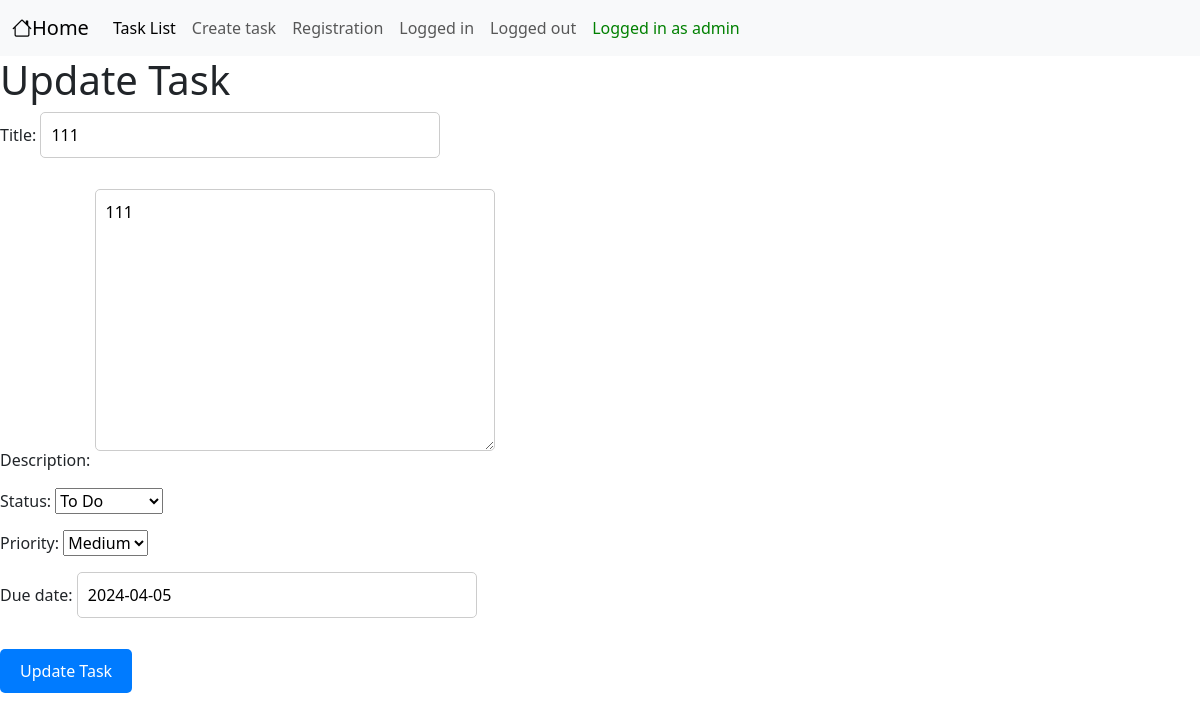
Page /tasks/2/update/ (signed in) on the earlier database version.
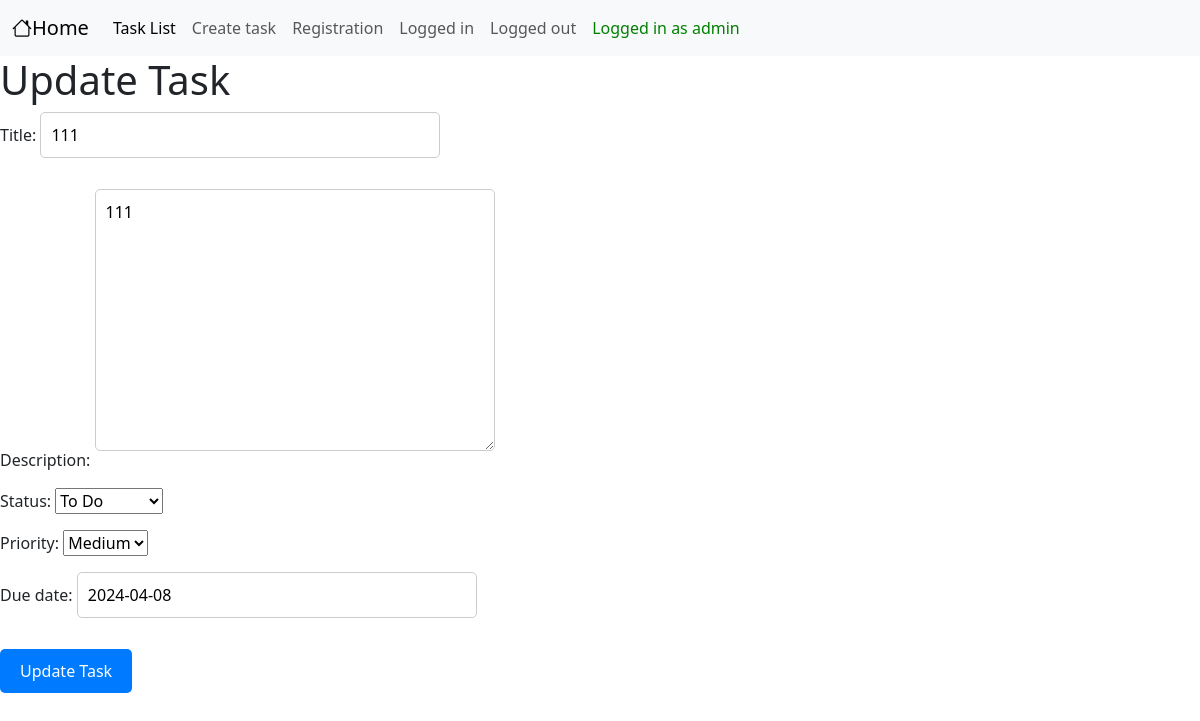
Same page on the later database version.
### trackingApp/models.py (models this page shows, shortened)
class Task(models.Model):
    title = models.CharField(max_length=100)
    description = models.TextField()
    STATUS_CHOICES = [
        ('TODO', 'To Do'),
        ('IN_PROGRESS', 'In Progress'),
        ('DONE', 'Done'),
    ]
    status = models.CharField(max_length=20, choices=STATUS_CHOICES, default='TODO')
    PRIORITY_CHOICES = [
        ('LOW', 'Low'),
        ('MEDIUM', 'Medium'),
        ('HIGH', 'High'),
    ]
    priority = models.CharField(max_length=20, choices=PRIORITY_CHOICES, default='LOW')
    created_at = models.DateTimeField(auto_now_add=True)
    due_date = models.DateField()
    creator = models.ForeignKey(get_user_model(), on_delete=models.CASCADE, null=True, blank=True)

### trackingApp/views.py (the view)
# urls.py: path('tasks/<int:pk>/update/', TaskUpdateView.as_view(), name='task_update'),
class TaskUpdateView(CheckTaskPermissionMixin, UpdateView):
    model = Task
    form_class = TaskUpdateForm
    template_name = 'trackingApp/task_update_form.html'
    success_url = reverse_lazy('success')

### trackingApp/forms.py
class TaskUpdateForm(forms.ModelForm):
    class Meta:
        model = Task
        fields = ['title', 'description', 'status', 'priority', 'due_date']

### trackingApp/views.py (called while the page is built)
def is_creator_or_superuser(user, task):
    return user.is_superuser or user == task.creator

    def test_func(self):
        task = self.get_object()
        return is_creator_or_superuser(self.request.user, task)

### templates/trackingApp/task_update_form.html (shortened to what this page needs)
{% extends 'trackingApp/base.html' %}
{% load static %}
{% block styles %}
    <link rel="stylesheet" type="text/css" href="{% static 'css/trackingApp/task_update_form.css' %}">
{% endblock %}
{% block content %}
<body>
    <h1>Update Task</h1>
    <form method="post">
        {{ form.as_p }}
        <button type="submit" class="btn btn-primary">Update Task</button>
    </form>
</body>
{% endblock %}

Differences in the rows shown:
changed Task "To Do": due_date "2024-04-05" → "2024-04-08"
